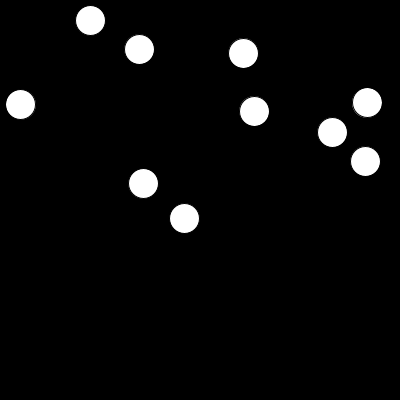
Frame 1 (no input)
Frame 60 (the mouse pressed at the canvas centre just before this capture): identical to frame 1, image omitted
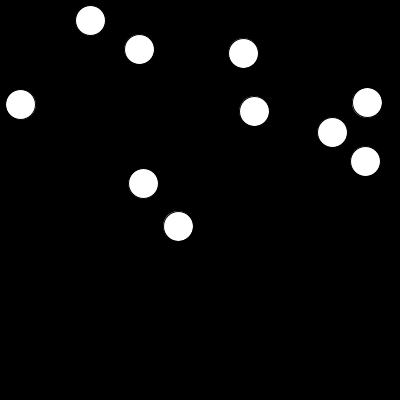
Frame 120 (the mouse held since frame 60 and released just before this capture)

The Processing sketch that drew these frames (run headless with seeded random() and noise(); from frame 60 on, the mouse is pressed at the canvas centre):

// Processing sketch: processing_52882
// ── processing_52882.pde


float[] x, y;

int nombreEllipses = 10;


void setup () {
  size(400, 400);
  smooth(); 


  x = new float[nombreEllipses];
  y = new float[nombreEllipses];

  for ( int i = 0 ; i < nombreEllipses ; i = i + 1 ) {
    x[i] = random(15, width-15);
    y[i] = random(15, height-15);
  }
}


void draw() {
  background(0);

  for ( int i = 0 ; i < nombreEllipses ; i = i + 1 ) {

    float distance = dist(mouseX, mouseY, x[i], y[i]);

    if ( distance < 30 ) {
      float radians = atan2(mouseY-y[i], mouseX-x[i]);
      radians = radians + PI;
      x[i] = constrain( cos(radians) * 10 + x[i], 15, width - 15);
      y[i] = constrain( sin(radians) * 10 + y[i], 15, height - 15);
    }


    ellipse(x[i], y[i], 30, 30);
  }
}
